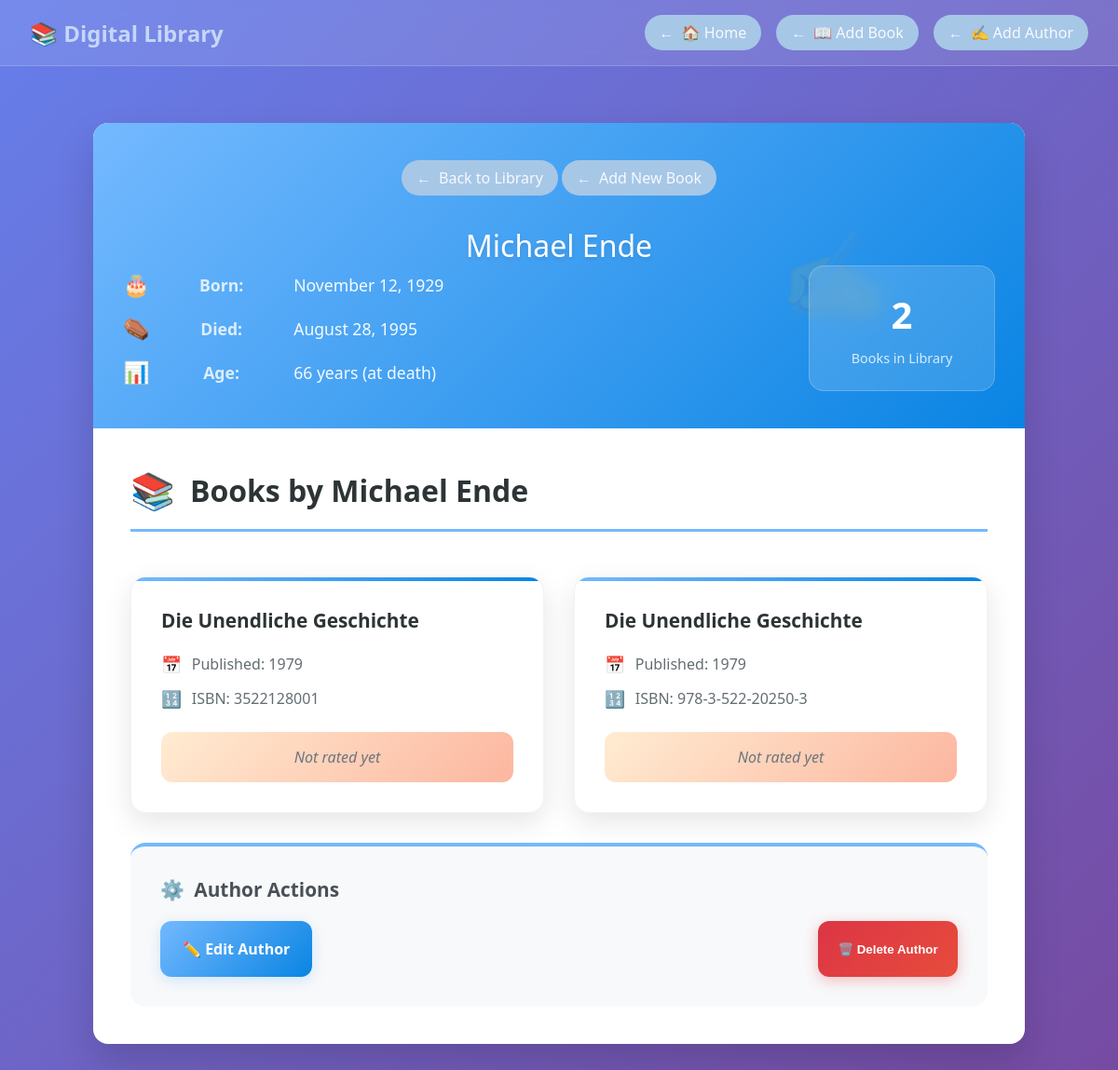
/author/4, run on the app's committed database.
### models/models.py (models this page shows, shortened)
class Author(db.Model):
    __tablename__ = "authors"
    id = db.Column(db.Integer, primary_key=True, autoincrement=True)
    name = db.Column(db.String(100), nullable=False, index=True)
    birth_date = db.Column(db.Date, nullable=True)
    date_of_death = db.Column(db.Date, nullable=True)
    @property
    def average_rating(self) -> Optional[float]:
        ratings = [book.rating for book in self.books if book.rating is not None]
        if ratings:
            return round(sum(ratings) / len(ratings), 1)
        return None
    @property
    def book_count(self) -> int:
        return len(self.books)

class Book(db.Model):
    __tablename__ = "books"
    id = db.Column(db.Integer, primary_key=True, autoincrement=True)
    isbn = db.Column(db.String(13), unique=True, nullable=True, index=True)
    title = db.Column(db.String(200), nullable=False, index=True)
    publication_year = db.Column(db.Integer, nullable=True, index=True)
    author_id = db.Column(db.Integer, db.ForeignKey("authors.id", ondelete="CASCADE"), nullable=False)
    rating = db.Column(db.Float, nullable=True)
    cover_url_cached = db.Column(db.String(500), nullable=True)
    author = db.relationship("Author", backref=backref("books", cascade="all, delete-orphan"))

### app.py (the view)
    @app.route("/author/<int:author_id>")
    def author_detail(author_id: int):
        try:
            author = AuthorService.get_author_with_books(author_id)
            if not author:
                flash_error("Author not found.")
                return redirect(url_for("homepage"))
            books = getattr(author, '_books_ordered', author.books)
            return render_template("author_detail.html", author=author, books=books)
        except ServiceError as e:
            flash_error(str(e))
            return redirect(url_for("homepage"))

### services/services.py (called while the page is built)
    @staticmethod
    def get_author_with_books(author_id: int) -> Optional[Author]:
        try:
            author = Author.query.get(author_id)
            if not author:
                return None
            books = Book.query.filter_by(author_id=author_id).order_by(
                Book.publication_year.desc()
            ).all()
            author._books_ordered = books
            return author
        except SQLAlchemyError as e:
            raise ServiceError(f"Error retrieving author with books: {str(e)}")

### templates/author_detail.html (shortened to what this page needs)
{% extends "base.html" %}
{% block css %}
<link rel="stylesheet" href="{{ url_for('static', filename='css/author.css') }}">
{% endblock %}
{% block content %}
<div class="container author-detail-container">
    <div class="header author-header">
        <div class="navigation">
            <a href="{{ url_for('homepage') }}" class="nav-link">Back to Library</a>
            <a href="{{ url_for('add_book') }}" class="nav-link">Add New Book</a>
        </div>
        <h1 class="author-name">{{ author.name }}</h1>
        <div class="author-info-grid">
            <div class="author-details">
                {% if author.birth_date %}
                    <div class="detail-item">
                        <span class="detail-icon">🎂</span>
                        <span class="detail-label">Born:</span>
                        <span class="detail-value">{{ author.birth_date.strftime('%B %d, %Y') }}</span>
                    </div>
                {% endif %}
                {% if author.date_of_death %}
                    <div class="detail-item">
                        <span class="detail-icon">⚰️</span>
                        <span class="detail-label">Died:</span>
                        <span class="detail-value">{{ author.date_of_death.strftime('%B %d, %Y') }}</span>
                    </div>
                {% endif %}
                {% if author.birth_date %}
                    <div class="detail-item">
                        <span class="detail-icon">📊</span>
                        <span class="detail-label">Age:</span>
                        <span class="detail-value">
                            {% if author.date_of_death %}
                                {{ (author.date_of_death.year - author.birth_date.year) }} years (at death)
                            {% else %}
                                ~ {{ (2024 - author.birth_date.year) }} years
                            {% endif %}
                        </span>
                    </div>
                {% endif %}
            </div>
            <div class="author-stats">
                <div class="stat-card">
                    <span class="stat-value">{{ author.book_count }}</span>
                    <span class="stat-label">Books in Library</span>
                </div>
            </div>
        </div>
    </div>
    <div class="content">
        <div class="books-section">
            <h2 class="section-title">Books by {{ author.name }}</h2>
            {% if books %}
                <div class="book-grid">
                    {% for book in books %}
                        <div class="book-card">
                            <h3 class="book-title">
                                <a href="{{ url_for('book_detail', book_id=book.id) }}">{{ book.title }}</a>
                            </h3>
                            <div class="book-meta">
                                <div class="book-meta-item">
                                    <span class="book-icon">📅</span>
                                    <span>Published: {{ book.publication_year or "Unknown" }}</span>
                                </div>
                                {% if book.isbn %}
                                    <div class="book-meta-item">
                                        <span class="book-icon">🔢</span>
                                        <span>ISBN: {{ book.isbn }}</span>
                                    </div>
                                {% endif %}
                            </div>
                            <div class="book-rating">
                                {% if book.rating %}
                                    <div class="rating-value">{{ book.rating }}/10</div>
                                    <div class="rating-stars">{{ book.rating_stars }}</div>
                                {% else %}
                                    <div class="no-rating">Not rated yet</div>
                                {% endif %}
                            </div>
                        </div>
                    {% endfor %}
                </div>
            {% endif %}
        </div>
        <div class="actions-section">
            <h3 class="actions-title">Author Actions</h3>
            <div class="action-buttons">
                <a href="{{ url_for('edit_author', author_id=author.id) }}" class="btn btn-primary">
                    ✏️ Edit Author
                </a>
                <form method="post" action="{{ url_for('delete_author', author_id=author.id) }}" class="delete-form"
                      onsubmit="return confirm('⚠️ Are you sure you want to delete {{ author.name }}? This will also delete ALL books by this author. This action cannot be undone!')">
                    <button type="submit" class="btn btn-danger">🗑️ Delete Author</button>
                </form>
            </div>
        </div>
    </div>
</div>
{% endblock %}

### static/css/base.css (style rules this page uses)
* { margin: 0; padding: 0; box-sizing: border-box; }
.nav-link { color: rgba(255, 255, 255, 0.9); text-decoration: none; padding: 0.5rem 1rem; border-radius: 20px; background: rgb(167, 199, 231); transition: all 0.3s ease; display: flex; align-items: center; gap: 0.3rem; font-weight: 500; }
.container { margin-top: 100px; }

### data on the page
Author: name "Michael Ende", birth_date "November 12, 1929", date_of_death "August 28, 1995", (author.date_of_death.year-author.birth_date.year) "66"
Book: title "Die Unendliche Geschichte", publication_year "1979", isbn "3522128001", shows "Not rated yet"
Book: title "Die Unendliche Geschichte", publication_year "1979", isbn "978-3-522-20250-3", shows "Not rated yet"

### other printed values
{{ author.book_count }} "2"
